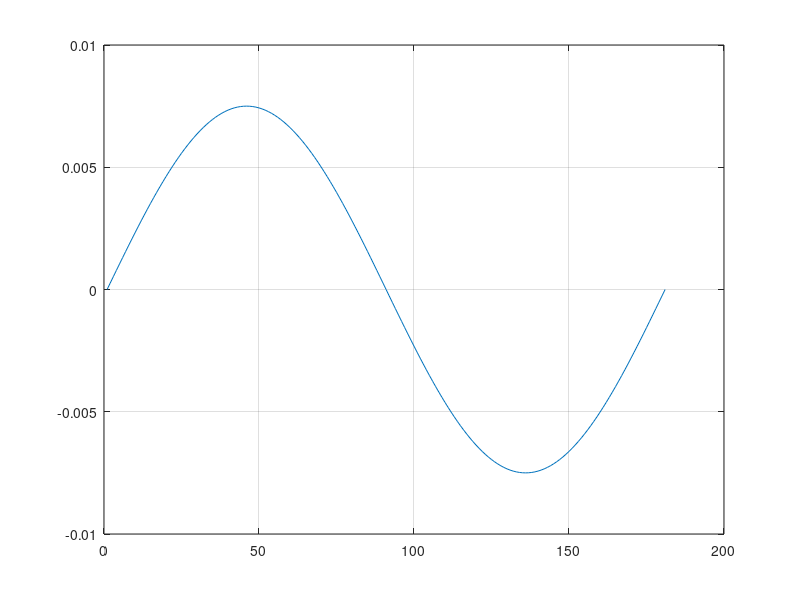

This chart was generated by the following MATLAB code:
clear
clc


N = 15;
% Viscous
k = ones(1,N)';
ct = 0.015;
cn = 0.03;
ut = 0.15;
un = 0.30;
m = 0.406;
g = 9.81;
xc = 1;
yc = 1;

i = 1;
for q1=-90:1:90
    fx(i) = ct*cosd(q1)*cosd(q1) + cn*sind(q1)*sind(q1);
    fy(i) = (ct-cn)*sind(q1)*cosd(q1);
    i = i +1;
end
%plot(fx)
%hold on
plot(fy)
%legend('fx','fy')
grid on
%{
% Coulomb
i = 1;
for q1=-90:1:90
    fx(i) = sind(q1)*g*m*un*sign(cosd(q1)*yc - sind(q1)*xc) - cosd(q1)*g*m*ut*sign(cosd(q1)*xc + sind(q1)*yc);
    fy(i) = - cosd(q1)*g*m*un*sign(cosd(q1)*yc - sind(q1)*xc) - sind(q1)*g*m*ut*sign(cosd(q1)*xc + sind(q1)*yc);
    i = i +1;
end
plot(fx)
hold on
plot(fy)
legend('fx','fy')
%}